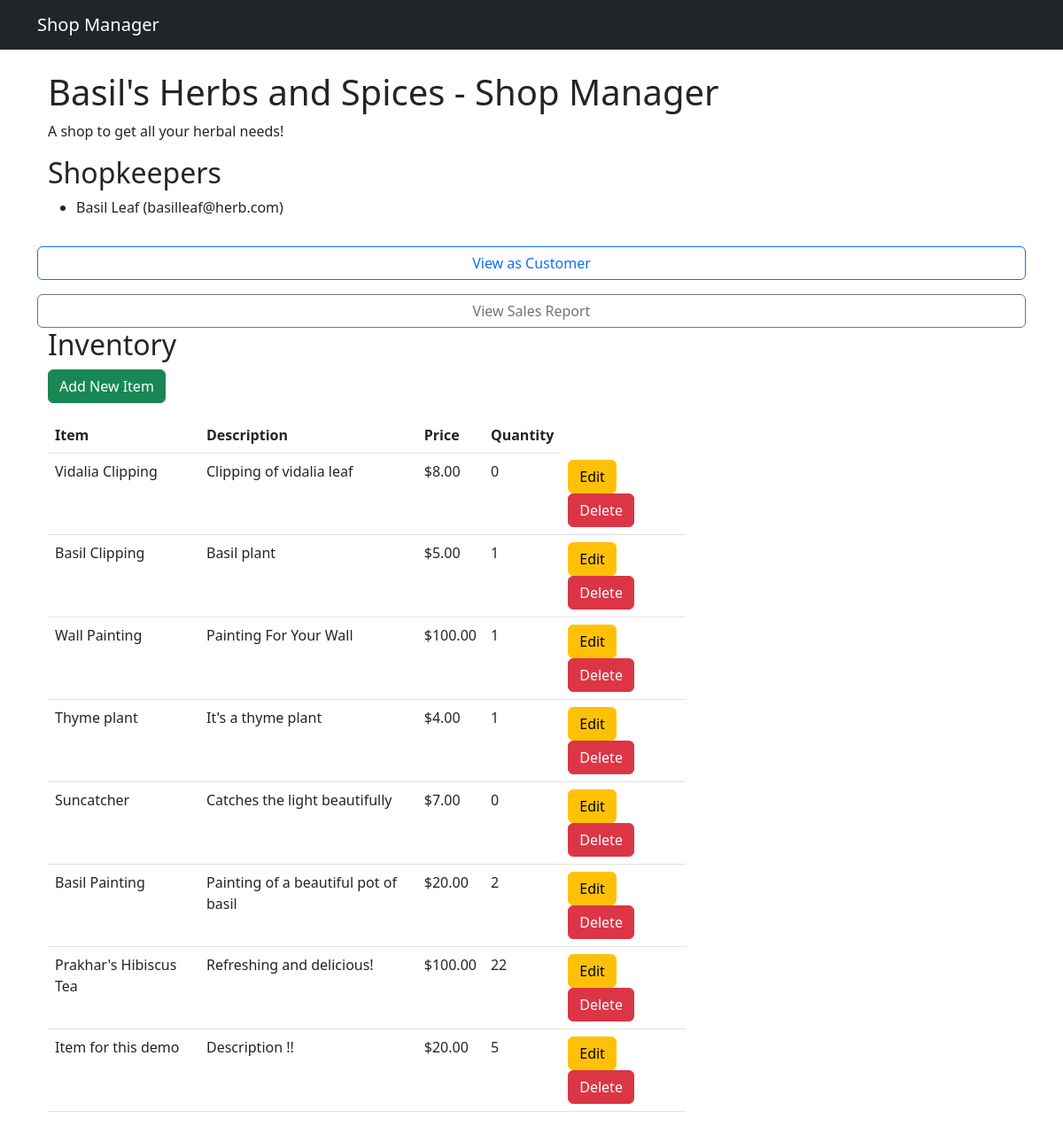
The app's page /mainapp/shopkeep/1/ with its own data.
### mainapp/models.py (models this page shows, shortened)
class Shop(models.Model):
    shop_name = models.CharField(max_length=100, unique=True)
    email = models.EmailField(unique=True)
    shop_description = models.TextField(default="No Description Provided")

class ShopManager(models.Model):
    shop = models.ForeignKey(Shop, on_delete=models.CASCADE, related_name="managers")
    seller = models.ForeignKey(Seller, on_delete=models.CASCADE, related_name="managed_shops")

class Seller(models.Model):
    first_name = models.CharField(max_length=30)
    last_name = models.CharField(max_length=30)
    email = models.EmailField(unique=True)
    password = models.CharField(max_length=100)

class Inventory(models.Model):
    shop = models.ForeignKey(Shop, on_delete=models.CASCADE)
    item = models.ForeignKey(Item, on_delete=models.CASCADE)

class Item(models.Model):
    name = models.CharField(max_length=100)
    description = models.TextField(default="No Description Provided")
    price = models.DecimalField(max_digits=10, decimal_places=2)
    quantity = models.IntegerField(default=0)

### mainapp/views.py (the view)
# urls.py: path('shopkeep/<int:shop_id>/', shopkeep, name='shopkeep'),
def shopkeep(request, shop_id):
    shop = get_object_or_404(Shop, id=shop_id)
    shopkeepers = ShopManager.objects.filter(shop=shop).select_related('seller')
    inventory_items = Inventory.objects.filter(shop=shop)
    return render(request, 'mainapp/shopkeep.html', {
        'shop': shop,
        'shopkeepers': shopkeepers,
        'inventory_items': inventory_items,
    })

### mainapp/templates/mainapp/shopkeep.html (shortened to what this page needs)
{% extends 'mainapp/base.html' %}
{% block content %}
<div class="container">
    <h1>{{ shop.shop_name }} - Shop Manager</h1>
    <p>{{ shop.shop_description }}</p>
    <div class="row">
        <div class="col-md-4">
            <h2>Shopkeepers</h2>
            <ul>
                {% for manager in shopkeepers %}
                    <li>{{ manager.seller.first_name }} {{ manager.seller.last_name }} ({{ manager.seller.email }})</li>
                {% endfor %}
            </ul>
        </div>
        <a href="{% url 'customer_shop_view' shop.id %}" class="btn btn-outline-primary mt-3">View as Customer</a>
        <a href="{% url 'shopkeep_report' shop.id %}" class="btn btn-outline-secondary mt-3">View Sales Report</a>
        <div class="col-md-8">
            <h2>Inventory</h2>
            <a href="{% url 'add_item' shop.id %}" class="btn btn-success mb-3">Add New Item</a>
            <table class="table">
                <thead>
                    <tr>
                        <th>Item</th>
                        <th>Description</th>
                        <th>Price</th>
                        <th>Quantity</th>
                    </tr>
                </thead>
                <tbody>
                    {% for inventory in inventory_items %}
                    <tr>
                        <td>{{ inventory.item.name }}</td>
                        <td>{{ inventory.item.description }}</td>
                        <td>${{ inventory.item.price }}</td>
                        <td>{{ inventory.item.quantity }}</td>
                        <td>
                            <a href="{% url 'edit_item' inventory.item.id %}" class="btn btn-warning">Edit</a>
                            <a href="{% url 'delete_item' inventory.item.id %}" class="btn btn-danger" onclick="return confirm('Are you sure?')">Delete</a>
                        </td>
                    </tr>
                    {% endfor %}
                </tbody>
            </table>
        </div>
    </div>
</div>
{% endblock %}

### mainapp/templates/mainapp/base.html (shortened to what this page needs)
<!DOCTYPE html>
<html lang="en">
<head>
    <link href="https://cdn.jsdelivr.net/npm/bootstrap@5.3.0/dist/css/bootstrap.min.css" rel="stylesheet">
</head>
<body>
    <nav class="navbar navbar-expand-lg navbar-dark bg-dark">
        <div class="container">
            <a class="navbar-brand" href="{% url 'home' %}">Shop Manager</a>
        </div>
    </nav>
    <div class="container mt-4">
        {% block content %}{% endblock %}
    </div>
</body>
</html>

### records on screen
Shop: shop_name "Basil's Herbs and Spices", shop_description "A shop to get all your herbal needs!"
ShopManager: seller.first_name "Basil", seller.last_name "Leaf", seller.email "basilleaf@herb.com"
Inventory: item.name "Vidalia Clipping", item.description "Clipping of vidalia leaf", item.price "8.00", item.quantity "0"
Inventory: item.name "Basil Clipping", item.description "Basil plant", item.price "5.00", item.quantity "1"
Inventory: item.name "Wall Painting", item.description "Painting For Your Wall", item.price "100.00", item.quantity "1"
Inventory: item.name "Thyme plant", item.description "It's a thyme plant", item.price "4.00", item.quantity "1"
Inventory: item.name "Suncatcher", item.description "Catches the light beautifully", item.price "7.00", item.quantity "0"
Inventory: item.name "Basil Painting", item.description "Painting of a beautiful pot of basil", item.price "20.00", item.quantity "2"
Inventory: item.name "Prakhar's Hibiscus Tea", item.description "Refreshing and delicious!", item.price "100.00", item.quantity "22"
Inventory: item.name "Item for this demo", item.description "Description !!", item.price "20.00", item.quantity "5"
